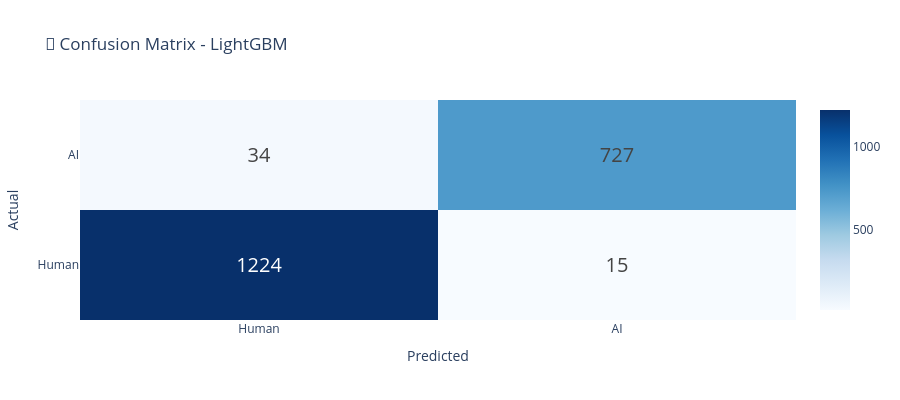

Notebook code cell kept with this figure:
### Markdown cell above
## 🎯 9. Best Model Analysis

### Code cell
# ============================================
# 🏆 BEST MODEL DETAILED ANALYSIS
# ============================================

# Find best model
best_model_name = max(results, key=lambda x: results[x]['f1'])
best_model = results[best_model_name]

print(f"🏆 Best Model: {best_model_name}")
print(f"📊 F1 Score: {best_model['f1']:.4f}")

# Confusion Matrix
cm = confusion_matrix(y_test, best_model['predictions'])

fig = go.Figure(data=go.Heatmap(
    z=cm,
    x=['Human', 'AI'],
    y=['Human', 'AI'],
    text=cm,
    texttemplate="%{text}",
    textfont={"size": 20},
    colorscale='Blues'
))

fig.update_layout(
    title=f'🎯 Confusion Matrix - {best_model_name}',
    xaxis_title='Predicted',
    yaxis_title='Actual',
    template='plotly_white',
    height=400
)

fig.show()

# Classification Report
print("\n📋 Detailed Classification Report:")
print("="*50)
print(classification_report(y_test, best_model['predictions'], 
                           target_names=['Human', 'AI']))

### Figure 1 — Plotly figure (JSON) as saved in the notebook; plotly's stock layout.template omitted (floating-point values rounded to 4 significant figures)
{"data": [{"colorscale": [[0, "rgb(247,251,255)"], [0.125, "rgb(222,235,247)"], [0.25, "rgb(198,219,239)"], [0.375, "rgb(158,202,225)"], [0.5, "rgb(107,174,214)"], [0.625, "rgb(66,146,198)"], [0.75, "rgb(33,113,181)"], [0.875, "rgb(8,81,156)"], [1, "rgb(8,48,107)"]], "text": [[1224, 15], [34, 727]], "textfont": {"size": 20}, "texttemplate": "%{text}", "type": "heatmap", "x": ["Human", "AI"], "y": ["Human", "AI"], "z": [[1224, 15], [34, 727]]}], "layout": {"height": 400, "title": {"text": "🎯 Confusion Matrix - LightGBM"}, "xaxis": {"title": {"text": "Predicted"}}, "yaxis": {"title": {"text": "Actual"}}}}
